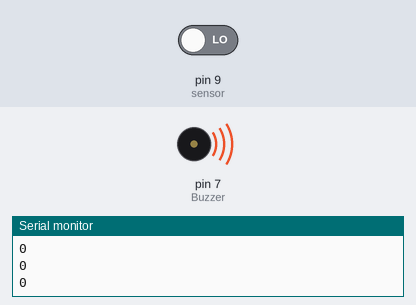
Bench run of a sketch on a simulated Arduino Uno, built with avr-gcc and run on an emulated ATmega328P. Shown: buzzer (waves = sounding), the last lines printed to the serial monitor. The inputs (shaded band) are chosen by the test bench; at power-on: pin 9 (sensor) LOW.

Above: at 1.2 s.
1.3 s: pin 9 (sensor) driven HIGH
At 2.1 s:
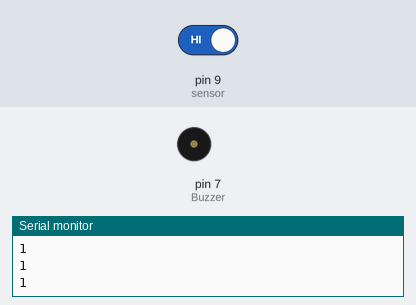
2.8 s: pin 9 (sensor) driven LOW
At 3.3 s:
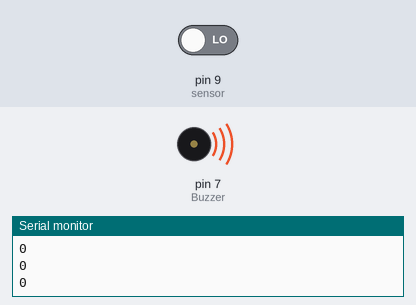
Timing chart, 0 to 5.8 s (numbered marks = the images above; inputs shaded):
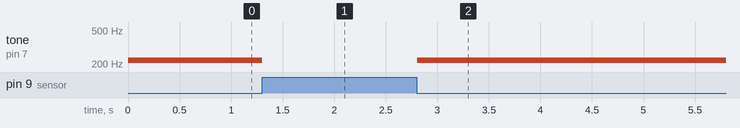

The sketch:

distancesensor.ino
```cpp
int sensor = 9;
int Buzzer = 7;

void setup() {
  Serial.begin(9600);
  pinMode(Buzzer, OUTPUT);
  pinMode(sensor, INPUT);
}

void loop() {
  int val = digitalRead(sensor);
  Serial.println(val);

  if (val == HIGH) {
    noTone(7);
    delay(100);
  } else {
    tone(7,220);
    delay(100);
  }

}
```

Measured:
- after the input at 1.3 s, tone on pin 7 (Buzzer): 220 Hz → silent at once
- after the input at 2.8 s, tone on pin 7 (Buzzer): silent → 220 Hz at once
